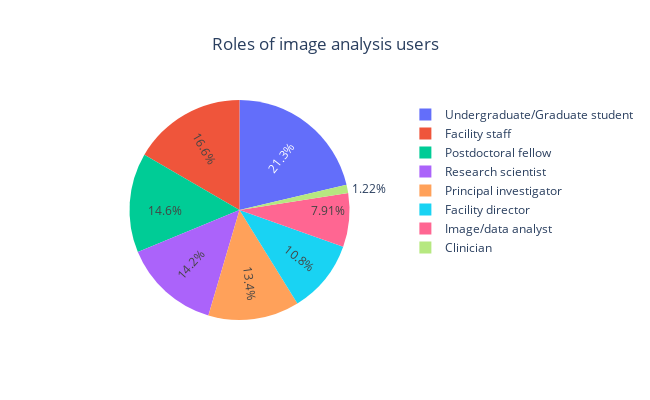

Source (notebook cell):
### Code cell
# pie chart for the roles of the survey participants 
role_pie_chart = px.pie(data, values=data.Role.value_counts(), names=data.Role.value_counts().index, title="Roles of image analysis users", width=650, height=400)
role_pie_chart.update_traces(insidetextorientation = 'radial')
role_pie_chart.update_layout(title_x=0.5)

### Figure 1 — Plotly figure (JSON) as saved in the notebook; plotly's stock layout.template omitted (floating-point values rounded to 4 significant figures)
{"data": [{"domain": {"x": [0, 1], "y": [0, 1]}, "hovertemplate": "label=%{label}<br>value=%{value}<extra></extra>", "insidetextorientation": "radial", "labels": ["Undergraduate/Graduate student", "Facility staff", "Postdoctoral fellow", "Research scientist", "Principal investigator", "Facility director", "Image/data analyst", "Clinician"], "legendgroup": "", "name": "", "showlegend": true, "type": "pie", "values": [105, 82, 72, 70, 66, 53, 39, 6]}], "layout": {"height": 400, "legend": {"tracegroupgap": 0}, "title": {"text": "Roles of image analysis users", "x": 0.5}, "width": 650}}
